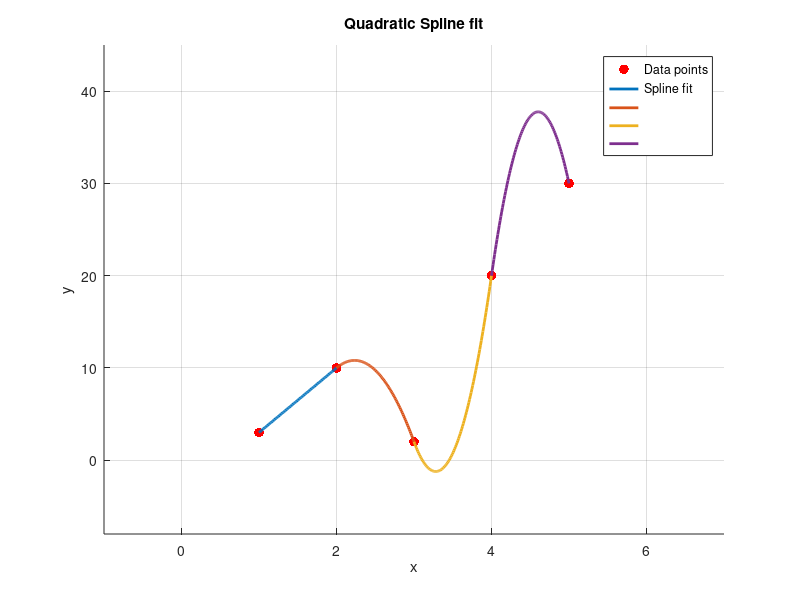
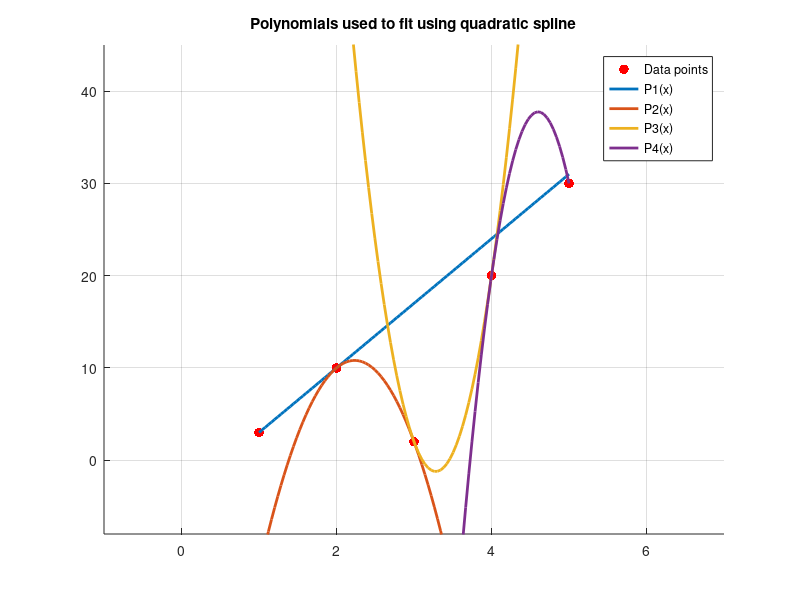

Reproduce these figures in MATLAB, in order.
clear all
close all

x = [1 2 3 4 5];
y = [3 10 2 20 30];

figure;
hold on
scatter(x, y, 50, 'r', 'filled');

%Quadratic spline fit---------------------------------------------------
% Compute the coefficients of the quadratic spline
N = length(x) - 1;
V = zeros(3*N,1);
Z = zeros(length(V), length(V));
j = 1;
f = 1;

for i = 1:2:2*N-1
    Z(i, f:f+2) = [1 x(j) x(j)^2 ];
    V(i) = y(j);
    j = j + 1;
    Z(i+1, f:f+2) = [1 x(j) x(j)^2];
    V(i+1) = y(j);
    f = f + 3;
end

j = 2;
l = 2;
for i = 2*N+1:3*N-1
    Z(i, j:j+1) = [1 2*x(l)];
    Z(i, j+3:j+4) = [-1 -2*x(l)];
    j = j + 3;
    l = l + 1;
end

% Adjust the value of c1 to be zero
Z(3*N, 3) = 1;

% Solve for the coefficients
m = inv(Z)* V;

% Plot the quadratic spline curves
m = reshape(m, 3, N); % Reshape Coeff to a 3xN matrix

for i = 1:N
    xi = linspace(x(i), x(i+1), 100); % Use specific x values
    y_interp = m(1, i)  + m(2, i) * xi + m(3, i)* xi.^2;
    plot(xi, y_interp, 'LineWidth', 2);
end

% Plot all interpolated curves at once
legend('Data points','Spline fit','','','','Location', 'best')
grid on;
xlim([min(x)-2 max(x)+2]);
ylim([min(y)-10 max(y)+15]);
xlabel('x');
ylabel('y');
title('Quadratic Spline fit');

% Plot all interpolated curves used to fit the data
figure;
hold on
xi = linspace(x(1), x(end), 100);
y_interp = m(1, :)'  + m(2, :)' * xi + m(3, :)'* xi.^2;
scatter(x, y, 50, 'r', 'filled');
plot(xi, y_interp, 'LineWidth', 2);
legend('Data points','P1(x)','P2(x)','P3(x)','P4(x)','Location', 'best')
xlim([min(x)-2 max(x)+2]);
ylim([min(y)-10 max(y)+15]);
grid on;
title('Polynomials used to fit using quadratic spline');